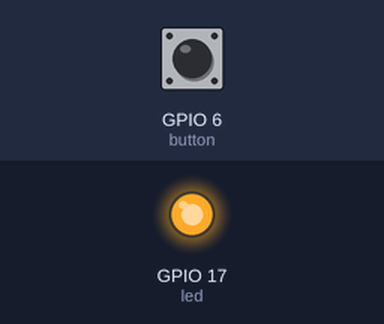
Simulated run of this program. Board: Raspberry Pi (BCM pin numbers). On the bench: output pins drawn as LEDs (lit = HIGH). Dashed ring = blinking. The inputs (shaded band) are chosen by the test bench; at power-on: GPIO 6 (button) HIGH.

Above: at 0.1 s.
At 1.2 s:
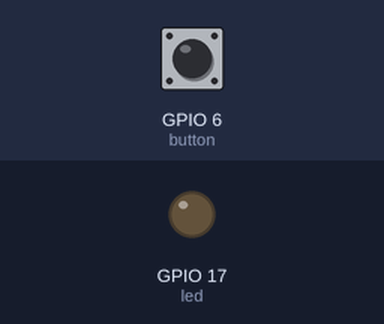
1.3 s: GPIO 6 (button) pulled LOW for 3.2 s
At 5.3 s:
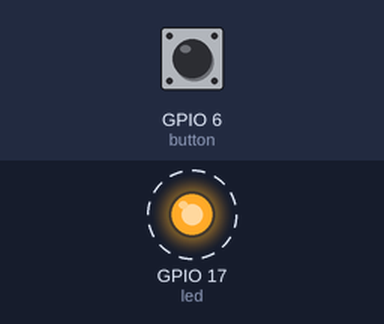
Timing chart, 0 to 12.0 s (numbered marks = the images above; inputs shaded):
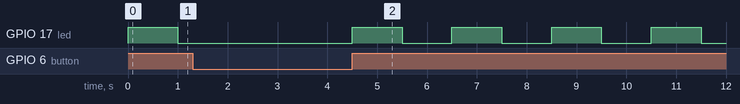

Measured:
- by itself, GPIO 17 (led): alternates HIGH for 1.0 s and LOW for 1.0 s

The program:

wait_press_release.py
```python
# Wait for Press and Wait for Release Methods
from gpiozero import Button, LED

button = Button(6)
led = LED(17)

while True:
  led.blink()
  button.wait_for_press()
  led.off()
  button.wait_for_release()
```
